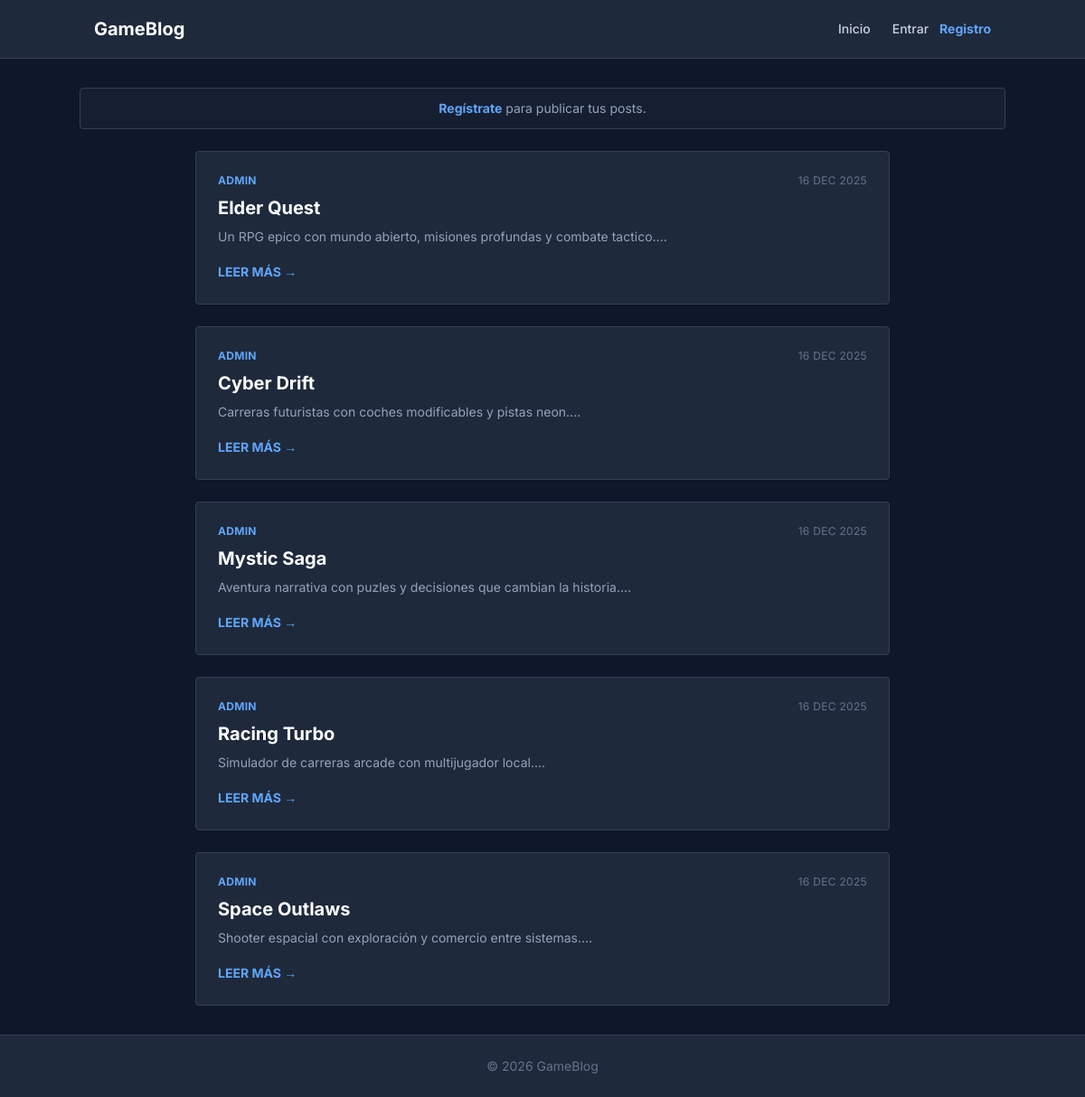
The page / on the database its author committed.
### tables this page shows
CREATE TABLE IF NOT EXISTS posts (
    id INT AUTO_INCREMENT PRIMARY KEY,
    user_id INT NOT NULL,
    title VARCHAR(150) NOT NULL,
    content TEXT NOT NULL,
    image_url VARCHAR(255) DEFAULT NULL,
    created_at TIMESTAMP DEFAULT CURRENT_TIMESTAMP,
    FOREIGN KEY (user_id) REFERENCES users(id) ON DELETE CASCADE
);

CREATE TABLE IF NOT EXISTS users (
    id INT AUTO_INCREMENT PRIMARY KEY,
    username VARCHAR(80) NOT NULL,
    email VARCHAR(120) NOT NULL UNIQUE,
    password_hash VARCHAR(255) NOT NULL,
    role ENUM('admin', 'writer', 'subscriber') DEFAULT 'subscriber',
    created_at TIMESTAMP DEFAULT CURRENT_TIMESTAMP
);

### controllers/PostController.php (called while the page is built, shortened)
<?php
require_once __DIR__ . '/../models/Post.php';
class PostController {
    private $postModel;
    public function __construct() {
        $database = new Database();
        $db = $database->getConnection();
        $this->postModel = new Post($db);
    }
    protected function render(string $view, array $data = []) {
        extract($data);
        include __DIR__ . '/../views/' . $view;
    }
    public function index() {
        $posts = $this->postModel->allWithAuthor();
        return $this->render('posts/index.php', ['posts' => $posts]);
    }
}

### models/Post.php (called while the page is built, shortened)
<?php
class Post {
    private $db;
    public function __construct($db) {
        $this->db = $db;
    }
    public function allWithAuthor() {
        $stmt = $this->db->query("SELECT posts.*, users.username FROM posts JOIN users ON posts.user_id = users.id ORDER BY posts.created_at DESC");
        return $stmt->fetchAll();
    }
}

### views/posts/index.php (the view, shortened to what this page needs)
<?php include __DIR__ . '/../layout/header.php'; ?>
<?php if (!isset($_SESSION['user_id'])): ?>
    <div class="mb-6 p-3 bg-slate-800/50 border border-slate-700 rounded text-center text-sm text-slate-400">
        <a href="index.php?action=register" class="text-blue-400 hover:text-blue-300 font-bold">Regístrate</a> para publicar tus posts.
    </div>
<?php endif; ?>
<?php if (empty($posts)): ?>
    <div class="bg-slate-800 p-8 rounded border border-slate-700 text-center">
        <p class="text-slate-400">No hay publicaciones aún.</p>
    </div>
<?php else: ?>
    <div class="flex flex-col gap-6 max-w-3xl mx-auto">
        <?php foreach ($posts as $post): ?>
            <article class="bg-slate-800 rounded border border-slate-700 overflow-hidden shadow-sm">
                <div class="p-6">
                    <div class="flex justify-between items-center text-xs text-slate-500 mb-2 uppercase tracking-wide">
                        <span class="text-blue-400 font-bold"><?= htmlspecialchars($post['username']) ?></span>
                        <span><?= date('d M Y', strtotime($post['created_at'])) ?></span>
                    </div>
                    <h2 class="text-xl font-bold text-white mb-2">
                        <a href="index.php?action=show_post&id=<?= $post['id'] ?>" class="hover:text-blue-400">
                            <?= htmlspecialchars($post['title']) ?>
                        </a>
                    </h2>
                    <p class="text-slate-400 text-sm mb-4 line-clamp-3">
                        <?= nl2br(htmlspecialchars(substr($post['content'], 0, 200))) ?>...
                    </p>
                    <a href="index.php?action=show_post&id=<?= $post['id'] ?>" class="text-sm font-bold text-blue-400 hover:text-white uppercase transition-colors">
                        Leer más &rarr;
                    </a>
                </div>
            </article>
        <?php endforeach; ?>
    </div>
<?php endif; ?>
<?php include __DIR__ . '/../layout/footer.php'; ?>

### index.php (shortened to what this page needs)
<?php
require_once __DIR__ . '/controllers/PostController.php';
$action = $_GET['action'] ?? 'posts';
switch ($action) {
    case 'posts':
        (new PostController())->index();
        break;
}

### views/layout/header.php (shortened to what this page needs)
<!DOCTYPE html>
<html lang="es" class="h-full bg-slate-900">
<head>
    <script src="https://cdn.tailwindcss.com"></script>
</head>
<body class="h-full text-slate-300 flex flex-col antialiased">
    <header class="bg-slate-800 border-b border-slate-700">
        <div class="max-w-5xl mx-auto px-4 h-16 flex items-center justify-between">
            <a href="index.php" class="text-xl font-bold text-white hover:text-blue-400 transition-colors">
                GameBlog
            </a>
            <div class="flex items-center gap-6">
                <nav class="hidden md:flex gap-4 text-sm font-medium">
                    <a href="index.php?action=posts" class="hover:text-white transition-colors">Inicio</a>
                </nav>
                <div class="flex items-center gap-3">
                    <?php if (isset($_SESSION['user_id'])): ?>
                        <span class="text-sm text-slate-400 hidden sm:inline-block"><?= htmlspecialchars($_SESSION['username']) ?></span>
                        <a href="index.php?action=create_post" class="bg-blue-600 hover:bg-blue-500 text-white px-4 py-2 rounded text-sm font-bold transition-colors shadow-lg shadow-blue-900/20">
                            + Publicar
                        </a>
                        <a href="index.php?action=logout" class="text-sm text-slate-400 hover:text-red-400 ml-2">Salir</a>
                    <?php else: ?>
                        <a href="index.php?action=login" class="text-sm font-medium hover:text-white">Entrar</a>
                        <a href="index.php?action=register" class="text-sm font-bold text-blue-400 hover:text-blue-300">Registro</a>
                    <?php endif; ?>
                </div>
            </div>
        </div>
    </header>
    <main class="flex-grow py-8 px-4">
        <div class="max-w-5xl mx-auto">

### views/layout/footer.php
        </div>
    </main>
    <footer class="bg-slate-800 border-t border-slate-700 py-6 mt-auto text-center">
        <p class="text-slate-500 text-sm">&copy; <?= date('Y') ?> GameBlog</p>
    </footer>
</body>
</html>

### views/layout/header.php (style rules this page uses)
body { font-family: 'Inter', sans-serif; }

### rows shown on the page
posts: user.username "ADMIN", created_at "16 DEC 2025", title "Elder Quest", content "Un RPG epico con mundo abierto, misiones profundas y combate tactico."
posts: user.username "ADMIN", created_at "16 DEC 2025", title "Cyber Drift", content "Carreras futuristas con coches modificables y pistas neon."
posts: user.username "ADMIN", created_at "16 DEC 2025", title "Mystic Saga", content "Aventura narrativa con puzles y decisiones que cambian la historia."
posts: user.username "ADMIN", created_at "16 DEC 2025", title "Racing Turbo", content "Simulador de carreras arcade con multijugador local."
posts: user.username "ADMIN", created_at "16 DEC 2025", title "Space Outlaws", content "Shooter espacial con exploración y comercio entre sistemas."
